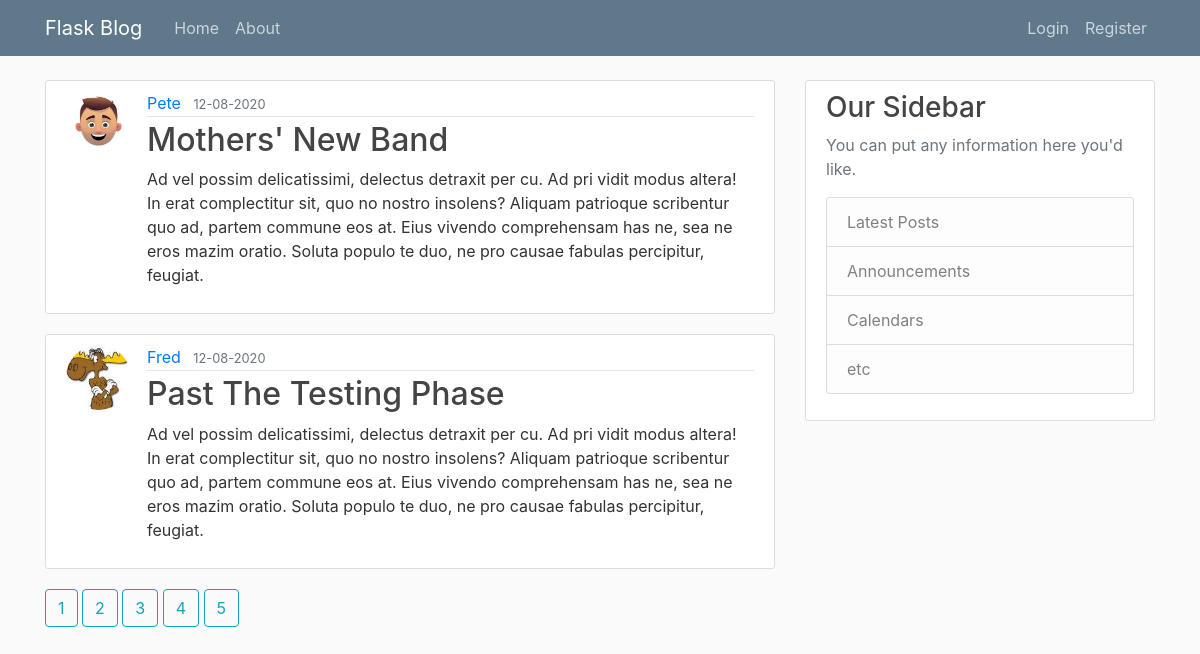
/home?page=4, run on the app's committed database.
### flaskblog/models.py (models this page shows, shortened)
class Post(db.Model):
    id = db.Column(db.Integer, primary_key=True)
    title = db.Column(db.String(100), nullable=False)
    date_posted = db.Column(db.DateTime, nullable=False,
                            default=datetime.utcnow)
    content = db.Column(db.Text, nullable=False)
    user_id = db.Column(db.Integer, db.ForeignKey('user.id'), nullable=False)

class User(db.Model, UserMixin):
    id = db.Column(db.Integer, primary_key=True)
    username = db.Column(db.String(20), unique=True, nullable=False)
    email = db.Column(db.String(120), unique=True, nullable=False)
    image_file = db.Column(db.String(20), nullable=False,
                           default='default.jpg')
    password = db.Column(db.String(60), nullable=False)
    posts = db.relationship('Post', backref='author', lazy=True)

### flaskblog/routes.py (the view)
@app.route('/')
@app.route('/home')
def home():
    page = request.args.get('page', 1, type=int)
    posts = Post.query.paginate(page=page, per_page=2)
    return render_template('home.html', posts=posts)

### flaskblog/templates/home.html
{% extends "layout.html" %}
{% block content %}
    {% for post in posts.items %}
        <article class="media content-section">
            <img class="rounded-circle article-img" src="{{ url_for('static', filename='profile_pics/' + post.author.image_file) }}" alt="">
            <div class="media-body">
                <div class="article-metadata">
                    <a class="mr-2" href="#">{{ post.author.username }}</a>
                    <small class="text-muted">{{ post.date_posted.strftime('%d-%m-%Y') }}</small>
                </div>
                <h2><a class="article-title" href="{{ url_for('post', post_id=post.id) }}">{{ post.title }}</a></h2>
                <p class="article-content">{{ post.content }}</p>
            </div>
        </article>
    {% endfor %}
    {% for page_num in posts.iter_pages() %}
        {% if page_num %}
            <a class="btn btn-outline-info mb-4" href="{{ url_for('home', page=page_num) }}" >{{ page_num }}</a>
        {% else %}
            ...
        {% endif %}
    {% endfor %}
{% endblock content %}

### flaskblog/static/main.css (style rules this page uses)
body { background: #fafafa; color: #333333; margin-top: 5rem; }
h1, h2, h3, h4, h5, h6 { color: #444444; }
.content-section { background: #ffffff; padding: 10px 20px; border: 1px solid #dddddd; border-radius: 3px; margin-bottom: 20px; }
.article-title { color: #444444; }
.article-content { white-space: pre-line; }
.article-img { height: 65px; width: 65px; margin-right: 16px; }
.article-metadata { padding-bottom: 1px; margin-bottom: 4px; border-bottom: 1px solid #e3e3e3; }

### data on the page
Post: image_file (placeholder picture), author.username "Pete", date_posted "12-08-2020", title "Mothers' New Band", content "Ad vel possim delicatissimi, delectus detraxit per cu. Ad pri vidit modus altera! In erat complectitur sit, quo no nostro insolens? Aliquam patrioque scribentur quo ad, partem commune eos at. Eius vivendo comprehensam has ne, sea ne eros mazim oratio. Soluta populo te duo, ne pro causae fabulas percipitur, feugiat."
Post: image_file (picture), author.username "Fred", date_posted "12-08-2020", title "Past The Testing Phase", content "Ad vel possim delicatissimi, delectus detraxit per cu. Ad pri vidit modus altera! In erat complectitur sit, quo no nostro insolens? Aliquam patrioque scribentur quo ad, partem commune eos at. Eius vivendo comprehensam has ne, sea ne eros mazim oratio. Soluta populo te duo, ne pro causae fabulas percipitur, feugiat."

### other printed values
{{ page_num }} "1" "2" "3" "4" "5"
